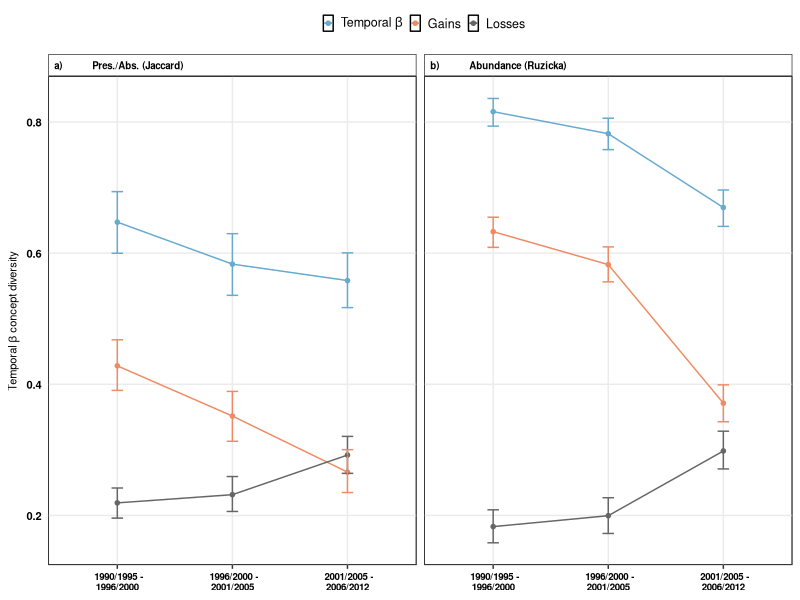

R code for this plot:
########################################
# Figures for temporal beta diversity ##
########################################

require(ggplot2)
require(dplyr)
require(reshape2)
require(rms)

###########
# Data ####
###########

tempbeta_div<-read.csv("Cleaned_Data/TemporalBetaDiv_RAstopic.csv",stringsAsFactors = FALSE)

# arrange data for figures

tempbeta_div<-melt(tempbeta_div, id.vars=c("TBI","TimeWindow","ResAreas_Orig"),measure.vars = 2:4,value.name = "Value",variable.name = "BetaDiv_Components")

tempbeta_divv<-tempbeta_div %>%
               group_by(TimeWindow,TBI,BetaDiv_Components) %>%
               do(data.frame(rbind(smean.cl.boot(.$Value, B=1000))))

tempbeta_divv$TimeWindow<-as.character(tempbeta_divv$TimeWindow)
tempbeta_divv$TimeWindow<-ifelse(tempbeta_divv$TimeWindow=="Time1_2"," 1990/1995 -\n1996/2000",tempbeta_divv$TimeWindow)
tempbeta_divv$TimeWindow<-ifelse(tempbeta_divv$TimeWindow=="Time2_3"," 1996/2000 -\n2001/2005",tempbeta_divv$TimeWindow)
tempbeta_divv$TimeWindow<-ifelse(tempbeta_divv$TimeWindow=="Time3_4"," 2001/2005 -\n2006/2012",tempbeta_divv$TimeWindow)
tempbeta_divv$TimeWindow<-as.factor(tempbeta_divv$TimeWindow)

tempbeta_divv$TimeWindow <- factor(tempbeta_divv$TimeWindow, levels = c(" 1990/1995 -\n1996/2000"," 1996/2000 -\n2001/2005"," 2001/2005 -\n2006/2012"))

tempbeta_divv$BetaDiv_Components<-factor(tempbeta_divv$BetaDiv_Components,levels=c("D","C_den","B_den"))

tempbeta_divv$TBI<-as.factor(tempbeta_divv$TBI)
levels(tempbeta_divv$TBI)[levels(tempbeta_divv$TBI)=="Jaccard"] <- "a)          Pres./Abs. (Jaccard)"
levels(tempbeta_divv$TBI)[levels(tempbeta_divv$TBI)=="Ruzicka"]   <- "b)          Abundance (Ruzicka)"

# figure

bb<-ggplot(data=tempbeta_divv,aes(x=TimeWindow,y=Mean,group=BetaDiv_Components,colour=BetaDiv_Components))+
  geom_point(shape=20,size=2) +
  geom_errorbar(data=tempbeta_divv,aes(ymin=Lower,ymax=Upper),width=0.1)+
  geom_line(size=0.5)+
  scale_colour_manual(name="",labels=c("B_den"="Losses","C_den"= "Gains","D"= expression(paste("Temporal ",beta))),
                      values = c("D"="#67a9cf","C_den" = "#ef8a62","B_den" ="gray40"))+
  labs(x = "", y = expression(paste("Temporal ",beta," concept diversity")))+
  facet_wrap(.~TBI)

TempBetaDiv<-bb+ theme_bw()+theme(axis.title.x=element_blank(),
                              axis.title.y=element_text(colour="black",face=c("bold"),size=8),
                              axis.text.y=element_text(colour="black",face="bold",size=8),
                              axis.text.x=element_text(colour="black",face="bold",size=7),
                              axis.ticks.y=element_line(colour="transparent"),
                              legend.background=element_rect(fill="transparent"),
                              legend.key=element_rect(fill="transparent"),legend.key.size = unit(0.25, "cm"),
                              legend.text=element_text(size=9),
                              legend.text.align = 0.5,
                              legend.position="top",legend.direction="horizontal",
                              strip.background = element_rect(fill="transparent"),
                              strip.text = element_text(colour="black",face="bold",size=7,hjust=0),
                              panel.background =element_rect(fill="transparent",colour="black"),panel.grid.minor=element_blank())


png(filename="Figures/Integr_TempBetaDiv.png", 
    type="cairo",
    units="in", 
    width=6, 
    height=4,  
    pointsize=2, 
    res=1000)

TempBetaDiv

dev.off()
